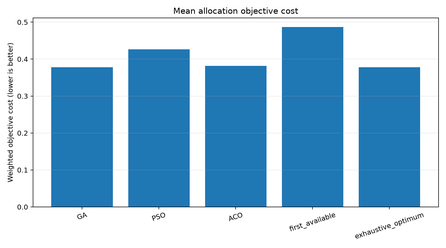
#> input picture review_outputs/2026-10-15/final_submission/figures/average_allocation_cost.png, 446 x 248 px, shrunk from 1620 x 900 before the run; its folder holds only this picture in this run
$ python build_final_submission.py
#> lines starting #> are read from the running program, lines starting #| are printed output that depends on the picture
"""Build an editable single-column academic report from checked-in results."""

# Academic prose, typographic punctuation, and citation URLs are deliberate.
# ruff: noqa: E501, RUF001

from __future__ import annotations

import argparse
import csv
import hashlib
import json
import shutil
import subprocess
import tempfile
from pathlib import Path
from typing import Any

from docx import Document
from docx.enum.table import WD_CELL_VERTICAL_ALIGNMENT, WD_TABLE_ALIGNMENT
from docx.enum.text import WD_ALIGN_PARAGRAPH
from docx.oxml import OxmlElement
from docx.oxml.ns import qn
from docx.shared import Inches, Pt, RGBColor
from PIL import Image, ImageOps

REVIEW = Path("review_outputs/2026-10-15")
DATASET_URL = "https://drive.google.com/file/d/1-bgCGNuCgbhWTbKyxnMlLpOQH1s3lxSZ/view?usp=drivesdk"
DATASET_PUBLIC_URL = "https://github.com/dumbly-smart/smart-parking/raw/5b480d1/review_outputs/2026-10-15/dataset/parking_dataset.zip"
MODELS_URL = "https://drive.google.com/file/d/1I1ECMeYlJT9-oop4Bh-Qedgti9Kds6lj/view?usp=drivesdk"


def _read_csv(path: Path) -> list[dict[str, str]]:
    with path.open(newline="", encoding="utf-8") as stream:
        return list(csv.DictReader(stream))


# [181 lines left out: functions _set_cell_shading, _set_cell_margins, _keep_table_rows_together, _add_table, _add_caption, _add_table_caption and 4 more, not called in this run]


def _paragraph(document: Document, text: str) -> None:
    document.add_paragraph(text)


def _bullet(document: Document, text: str) -> None:
    document.add_paragraph(text, style="List Bullet")


def _heading(document: Document, text: str, level: int = 1) -> None:
    document.add_heading(text, level=level)


# [40 lines left out: functions _add_model_results_table, _add_optimizer_results_table, not called in this run]


def build_report(
    repository_root: Path, output_directory: Path, *, convert_pdf: bool = True
) -> Path:
    """Create a polished DOCX using only checked-in results and local diagrams."""
#> called with convert_pdf = True
    repository_root = repository_root.resolve()
    output_directory.mkdir(parents=True, exist_ok=True)
    source_figures = repository_root / REVIEW / "final_submission/figures"
    figures = output_directory / "figures"
    figures.mkdir(parents=True, exist_ok=True)
    for source in source_figures.glob("*.png"):
        with Image.open(source) as image:
#> image is the input picture: PIL image 446x248 RGBA; mean R, G, B, A 157.1, 194, 219.6, 255
            ImageOps.grayscale(image).save(figures / source.name)
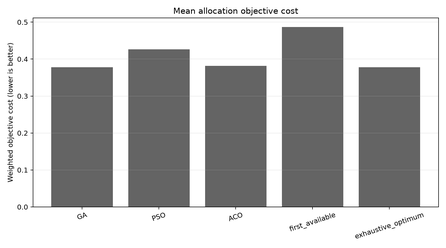
#> saved as average_allocation_cost.png: PIL image 446x248 L; min 4, max 255, mean 186
    metadata = json.loads(
#> (the run stopped early here; a loop or call above may not have finished)

$ run again, on review_outputs/2026-10-15/ml_results/figures/gru_loss.png
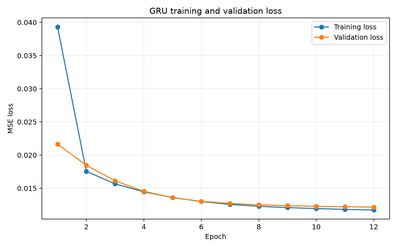
#> input picture review_outputs/2026-10-15/ml_results/figures/gru_loss.png, 397 x 248 px, shrunk from 1440 x 900 before the run
#> in build_report, image is the input picture: PIL image 397x248 RGBA; mean R, G, B, A 249.5, 249.3, 249, 255
#> in build_report, `ImageOps.grayscale(image).save(figures / source.name)`:
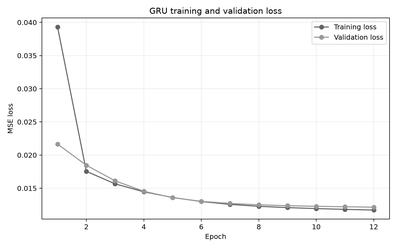
#> saved as gru_loss.png: PIL image 397x248 L; min 17, max 255, mean 249.3
